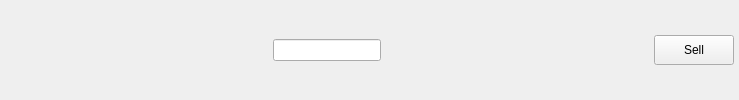
        <widget class="QWidget" name="widget" native="true">
         <property name="minimumSize">
          <size>
           <width>0</width>
           <height>40</height>
          </size>
         </property>
         <property name="styleSheet">
          <string notr="true">#pushButton_3 {
	background-color: rgb(9, 20, 68);
    border: rgb(9, 20, 68);
	color: white;
	border-radius: 3px;
}</string>
         </property>
         <layout class="QHBoxLayout" name="horizontalLayout_4">
          <property name="spacing">
           <number>0</number>
          </property>
          <property name="leftMargin">
           <number>0</number>
          </property>
          <property name="topMargin">
           <number>0</number>
          </property>
          <property name="rightMargin">
           <number>0</number>
          </property>
          <property name="bottomMargin">
           <number>0</number>
          </property>
          <item>
           <widget class="QPushButton" name="changeBtn_1">
            <property name="enabled">
             <bool>true</bool>
            </property>
            <property name="text">
             <string/>
            </property>
            <property name="icon">
             <iconset resource="resource.qrc">
              <normaloff>:/icon/icon/menu.ico</normaloff>:/icon/icon/menu.ico</iconset>
            </property>
            <property name="checkable">
             <bool>true</bool>
            </property>
            <property name="flat">
             <bool>true</bool>
            </property>
           </widget>
          </item>
          <item>
           <spacer name="horizontalSpacer">
            <property name="orientation">
             <enum>Qt::Horizontal</enum>
            </property>
            <property name="sizeHint" stdset="0">
             <size>
              <width>233</width>
              <height>20</height>
             </size>
            </property>
           </spacer>
          </item>
          <item>
           <layout class="QHBoxLayout" name="horizontalLayout">
            <item>
             <widget class="QLineEdit" name="searchInput_1"/>
            </item>
            <item>
             <widget class="QPushButton" name="searchBtn_1">
              <property name="text">
               <string/>
              </property>
              <property name="icon">
               <iconset resource="resource.qrc">
                <normaloff>:/icon/icon/search.ico</normaloff>:/icon/icon/search.ico</iconset>
              </property>
              <property name="flat">
               <bool>true</bool>
              </property>
             </widget>
            </item>
           </layout>
          </item>
          <item>
           <spacer name="horizontalSpacer_2">
            <property name="orientation">
             <enum>Qt::Horizontal</enum>
            </property>
            <property name="sizeHint" stdset="0">
             <size>
              <width>233</width>
              <height>20</height>
             </size>
            </property>
           </spacer>
          </item>
          <item>
           <widget class="QPushButton" name="sellBtn_1">
            <property name="minimumSize">
             <size>
              <width>50</width>
              <height>30</height>
             </size>
            </property>
            <property name="text">
             <string>Sell</string>
            </property>
           </widget>
          </item>
          <item>
           <spacer name="horizontalSpacer_5">
            <property name="orientation">
             <enum>Qt::Horizontal</enum>
            </property>
            <property name="sizeType">
             <enum>QSizePolicy::Fixed</enum>
            </property>
            <property name="sizeHint" stdset="0">
             <size>
              <width>5</width>
              <height>20</height>
             </size>
            </property>
           </spacer>
          </item>
         </layout>
        </widget>
